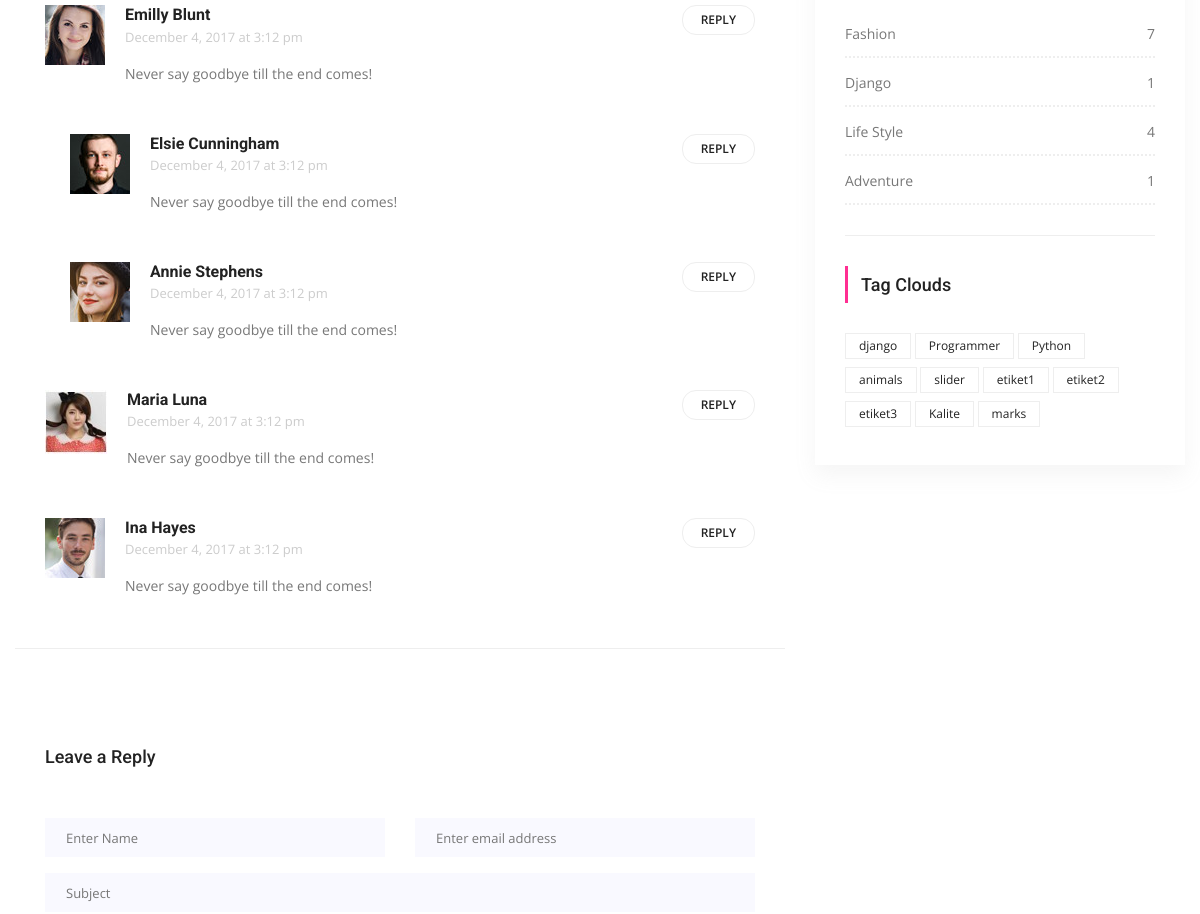
Before: /detail/14/etiketli-yazmz (middle part) with the older database file.
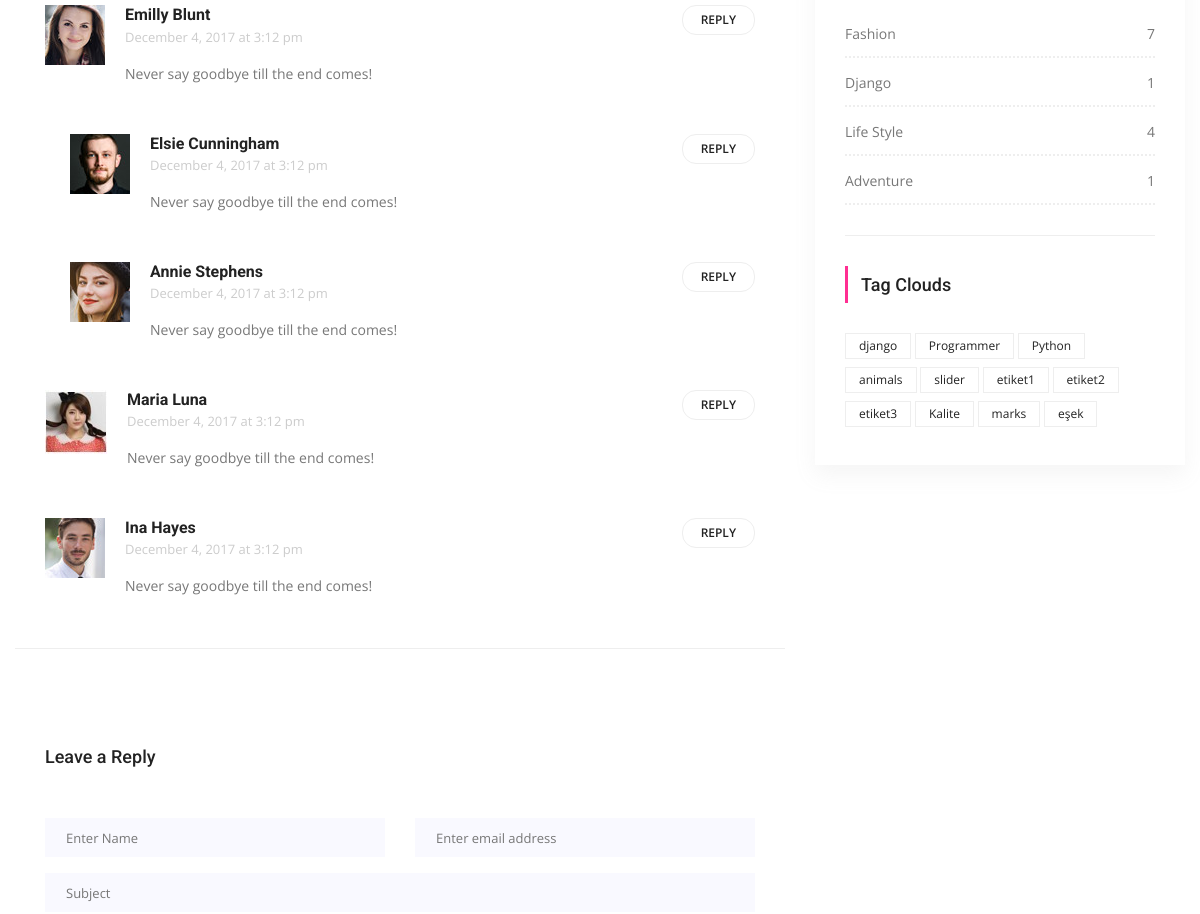
After: the same page with the newer database file.
### posts/models.py (models this page shows, shortened)
class Category(models.Model):
    title = models.CharField(max_length=250)
    slug = models.SlugField(editable=False)
    def post_count(self):
        return self.posts.all().count() #posts -> related_name="posts" dan geliyor..

class Tag(models.Model):
    title = models.CharField(max_length = 50)
    slug = models.SlugField(editable = False )
    def __str__(self):
        return self.title

### posts/views.py (the view)
# urls.py: path('detail/<int:pk>/<slug:slug>',PostDetail.as_view(), name='detail'),
class PostDetail(DetailView):
    template_name='posts/detail.html'
    model = Post
    context_object_name = 'single'
    def get_context_data(self, **kwargs):
        context= super(PostDetail, self).get_context_data(**kwargs)
        return context

### posts/templatetags/custom_tags.py (called while the page is built)
@register.simple_tag(name="categories")
def all_categories():
    return Category.objects.all()

@register.simple_tag(name="tags")
def all_tags():
    return Tag.objects.all()

### templates/posts/detail.html (shortened to what the changed rows need)
{% extends 'base.html' %}
{% load static %}
{% block content %}
        <section class="blog_area p_120 single-post-area">
            <div class="container">
                <div class="row">
                    {% include 'right_side.html' %}
                </div>
            </div>
        </section>
{% endblock %}

### templates/right_side.html (shortened to what this page needs)
{% load static %}
{% load custom_tags %}
  <div class="col-lg-4">
            <div class="blog_right_sidebar">
                <aside class="single_sidebar_widget post_category_widget">
                    <ul class="list cat-list">
                       {% categories as categories %}
                        {% for category in categories %}
                        <li>
                            <a href="{% url 'category_detail' pk=category.id slug=category.slug %}" class="d-flex justify-content-between">
                                <p>{{ category.title }}</p>
                                <p>{{ category.post_count }}</p>
                            </a>
                        </li>
                        {% endfor %}
                    </ul>
                    <div class="br"></div>
                </aside>
                <aside class="single-sidebar-widget tag_cloud_widget">
                    <h4 class="widget_title">Tag Clouds</h4>
                    <ul class="list">
                        {% tags as etiketler %}
                        {% for etiket in etiketler %}
                        <li><a href="{% url 'tag_detail' etiket.slug %}">{{ etiket }}</a></li>
                        {% endfor %}
                    </ul>
                </aside>
            </div>
        </div>

Changed rows visible on the page:
added Tag: title "eşek"
